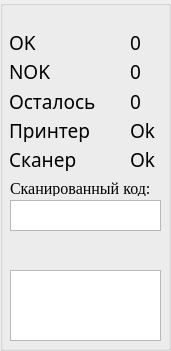
   <widget class="QGroupBox" name="groupBox">
    <property name="geometry">
     <rect>
      <x>479</x>
      <y>50</y>
      <width>171</width>
      <height>351</height>
     </rect>
    </property>
    <property name="title">
     <string/>
    </property>
    <widget class="QWidget" name="layoutWidget">
     <property name="geometry">
      <rect>
       <x>130</x>
       <y>30</y>
       <width>121</width>
       <height>141</height>
      </rect>
     </property>
     <property name="font">
      <font>
       <family>Impact</family>
       <pointsize>14</pointsize>
      </font>
     </property>
     <layout class="QVBoxLayout" name="verticalLayout_2">
      <item>
       <widget class="QLabel" name="OKlabelValue">
        <property name="font">
         <font>
          <family>Impact</family>
          <pointsize>14</pointsize>
         </font>
        </property>
        <property name="text">
         <string>0</string>
        </property>
       </widget>
      </item>
      <item>
       <widget class="QLabel" name="NOKlabelValue">
        <property name="font">
         <font>
          <family>Impact</family>
          <pointsize>14</pointsize>
         </font>
        </property>
        <property name="text">
         <string>0</string>
        </property>
       </widget>
      </item>
      <item>
       <widget class="QLabel" name="remainLabelValue">
        <property name="font">
         <font>
          <family>Impact</family>
          <pointsize>14</pointsize>
         </font>
        </property>
        <property name="text">
         <string>0</string>
        </property>
       </widget>
      </item>
      <item>
       <widget class="QLabel" name="printerLabelValue">
        <property name="font">
         <font>
          <family>Impact</family>
          <pointsize>14</pointsize>
         </font>
        </property>
        <property name="text">
         <string>Ok</string>
        </property>
       </widget>
      </item>
      <item>
       <widget class="QLabel" name="scanerLabelValue">
        <property name="font">
         <font>
          <family>Impact</family>
          <pointsize>14</pointsize>
         </font>
        </property>
        <property name="text">
         <string>Ok</string>
        </property>
       </widget>
      </item>
     </layout>
    </widget>
    <widget class="QWidget" name="layoutWidget">
     <property name="geometry">
      <rect>
       <x>9</x>
       <y>30</y>
       <width>121</width>
       <height>141</height>
      </rect>
     </property>
     <property name="font">
      <font>
       <family>Impact</family>
       <pointsize>14</pointsize>
      </font>
     </property>
     <layout class="QVBoxLayout" name="verticalLayout">
      <item>
       <widget class="QLabel" name="OKlabel">
        <property name="font">
         <font>
          <family>Impact</family>
          <pointsize>14</pointsize>
         </font>
        </property>
        <property name="text">
         <string>OK</string>
        </property>
       </widget>
      </item>
      <item>
       <widget class="QLabel" name="NOKlabel">
        <property name="font">
         <font>
          <family>Impact</family>
          <pointsize>14</pointsize>
         </font>
        </property>
        <property name="text">
         <string>NOK</string>
        </property>
       </widget>
      </item>
      <item>
       <widget class="QLabel" name="remainLabel">
        <property name="font">
         <font>
          <family>Impact</family>
          <pointsize>14</pointsize>
         </font>
        </property>
        <property name="text">
         <string>Осталось</string>
        </property>
       </widget>
      </item>
      <item>
       <widget class="QLabel" name="printerLabel">
        <property name="font">
         <font>
          <family>Impact</family>
          <pointsize>14</pointsize>
         </font>
        </property>
        <property name="text">
         <string>Принтер</string>
        </property>
       </widget>
      </item>
      <item>
       <widget class="QLabel" name="scanerLabel">
        <property name="font">
         <font>
          <family>Impact</family>
          <pointsize>14</pointsize>
         </font>
        </property>
        <property name="text">
         <string>Сканер</string>
        </property>
       </widget>
      </item>
     </layout>
    </widget>
    <widget class="QTextEdit" name="ScannedCode">
     <property name="geometry">
      <rect>
       <x>10</x>
       <y>200</y>
       <width>151</width>
       <height>31</height>
      </rect>
     </property>
     <property name="font">
      <font>
       <pointsize>8</pointsize>
      </font>
     </property>
     <property name="readOnly">
      <bool>true</bool>
     </property>
    </widget>
    <widget class="QLabel" name="CodeLabel">
     <property name="geometry">
      <rect>
       <x>10</x>
       <y>180</y>
       <width>141</width>
       <height>16</height>
      </rect>
     </property>
     <property name="font">
      <font>
       <family>Times New Roman</family>
       <pointsize>12</pointsize>
      </font>
     </property>
     <property name="text">
      <string>Сканированный код:</string>
     </property>
     <property name="alignment">
      <set>Qt::AlignLeading|Qt::AlignLeft|Qt::AlignVCenter</set>
     </property>
    </widget>
    <widget class="QTextEdit" name="dbLog">
     <property name="geometry">
      <rect>
       <x>10</x>
       <y>270</y>
       <width>151</width>
       <height>71</height>
      </rect>
     </property>
     <property name="font">
      <font>
       <pointsize>8</pointsize>
      </font>
     </property>
     <property name="readOnly">
      <bool>true</bool>
     </property>
    </widget>
   </widget>
